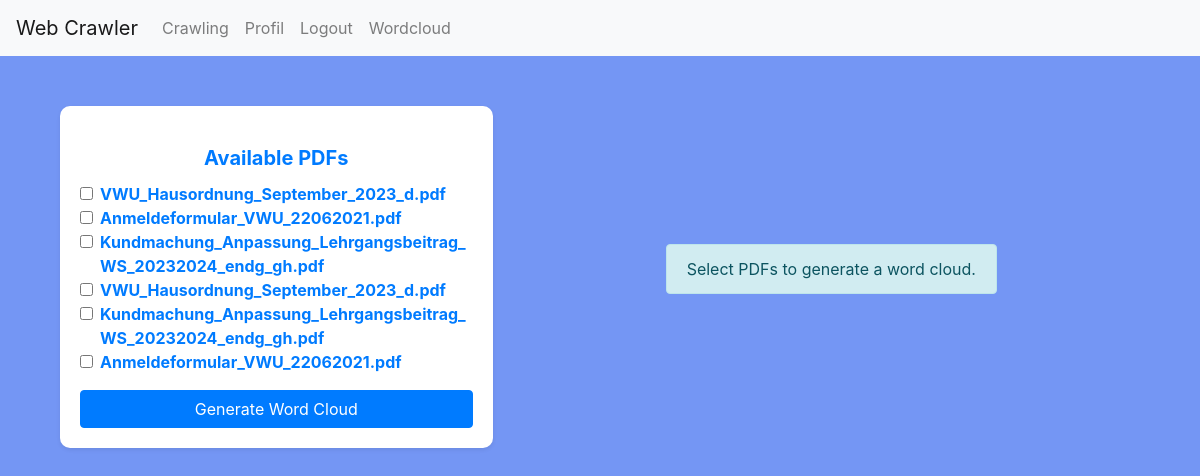
/wordcloud (signed in), run on the app's committed database.
### app/models.py (models this page shows, shortened)
class CrawlData(db.Model):
    id = db.Column(db.Integer, primary_key=True)
    user_id = db.Column(db.Integer, db.ForeignKey('user.id'), nullable=False)
    url = db.Column(db.String(512), nullable=False)
    crawl_date = db.Column(db.DateTime, default=datetime.utcnow)
    pdf_links = db.Column(db.Text)  # Stores PDF links as comma-separated strings
    pdf_paths = db.Column(db.Text)  # Add this line to store the paths to PDF files
    word_stats = db.Column(db.Text)

### app/routes.py (the view, shortened to what this page needs)
@app.route('/wordcloud', methods=['GET', 'POST'])
@login_required
def wordcloud():
    crawl_records = CrawlData.query.filter_by(user_id=current_user.id).order_by(CrawlData.crawl_date.desc()).all()
    for record in crawl_records:
        word_stats_list = []
        for stat in record.word_stats.split(';'):
            if '|' in stat:
                pdf_url, word_counts = stat.split('|', 1)
                word_count_pairs = word_counts.split(',')
                word_counts_dict = {}
                for word_count in word_count_pairs:
                    parts = word_count.split(':')
                    if len(parts) == 2:
                        word, count = parts
                        try:
                            word_counts_dict[word] = int(count)
                        except ValueError:
                            continue
                max_word, max_count = None, 0
                for word, count in word_counts_dict.items():
                    if count > max_count:
                        max_word, max_count = word, count
                word_stats_list.append({
                    'pdf_url': pdf_url,
                    'pdf_name': pdf_url.split('/')[-1],
                    'word_counts': word_counts_dict,
                    'max_word': max_word,
                    'max_count': max_count
                })
        record.parsed_word_stats = word_stats_list
    selected_pdfs = []
    start_date = None
    end_date = None
    combined_text = ""
    alert_message = ""
    return render_template('wordcloud.html', crawl_records=crawl_records, wordcloud_image=None, selected_pdfs=selected_pdfs, start_date=start_date, end_date=end_date, alert_message=alert_message)

### app/routes.py (called while the page is built)
@login_manager.user_loader
def load_user(user_id):
    return User.query.get(int(user_id))

### app/templates/wordcloud.html (shortened to what this page needs)
{% extends "layout.html" %}
{% block content %}
<link rel="stylesheet" type="text/css" href="{{ url_for('static', filename='css/wordcloud.css') }}">
<div class="container mt-5">
    <div class="row">
        <div class="col-md-5">
            <div class="card shadow-sm">
                <div class="card-body">
                    <h3 class="card-title text-center">Available PDFs</h3>
                    <form method="POST" action="{{ url_for('wordcloud') }}">
                        <div class="form-group">
                            <div class="pdf-list" style="max-height: 600px; overflow-y: auto;">
                                {% for record in crawl_records %}
                                    {% for pdf in record.parsed_word_stats %}
                                        <div class="form-check">
                                            <input class="form-check-input" type="checkbox" name="pdfs" value="{{ pdf.pdf_name }}" id="{{ pdf.pdf_name }}" {% if pdf.pdf_name in selected_pdfs %}checked{% endif %}>
                                            <label class="form-check-label" for="{{ pdf.pdf_name }}" style="word-break: break-all;">
                                                <a href="{{ pdf.pdf_url }}" target="_blank">{{ pdf.pdf_name }}</a>
                                            </label>
                                        </div>
                                    {% endfor %}
                                {% endfor %}
                            </div>
                        </div>
                        <div class="text-center">
                            <button type="submit" class="btn btn-primary btn-block">Generate Word Cloud</button>
                        </div>
                    </form>
                </div>
            </div>
        </div>
        <div class="col-md-7 d-flex align-items-center justify-content-center">
            {% if wordcloud_image %}
                <img src="{{ wordcloud_image }}" alt="Word Cloud" class="img-fluid shadow-lg">
            {% else %}
                <div class="alert alert-info text-center" role="alert">
                    Select PDFs to generate a word cloud.
                </div>
            {% endif %}
        </div>
    </div>
</div>
{% endblock %}

### app/static/css/styles.css (style rules this page uses)
body { background-color: #7496f4; }
.card { border: none; border-radius: 10px; }
.card-body { padding: 20px; }
.card-title { font-size: 1.25rem; font-weight: bold; }
.pdf-list { margin-top: 10px; width: 100%; }
body { color: #343a40; }
.container { margin-top: 50px; }
.btn-primary { background-color: #007bff; border-color: #007bff; }
h1, h3 { color: #007bff; }
h3 { margin-top: 20px; }
.form-group label { font-weight: bold; }
.alert-info { background-color: #d1ecf1; color: #0c5460; border-color: #bee5eb; }

### app/static/css/wordcloud.css (style rules this page uses)
body { background-color: #7496f4; }
.card { border: none; border-radius: 10px; }
.card-body { padding: 20px; }
.card-title { font-size: 1.25rem; font-weight: bold; }
.pdf-list { margin-top: 10px; width: 100%; }
body { color: #343a40; }
.container { margin-top: 50px; }
.btn-primary { background-color: #007bff; border-color: #007bff; }
h1, h3 { color: #007bff; }
h3 { margin-top: 20px; }
.form-group label { font-weight: bold; }
.form-check-label a { color: #007bff; text-decoration: none; }

### data on the page
CrawlData: pdf_name "VWU_Hausordnung_September_2023_d.pdf" "Anmeldeformular_VWU_22062021.pdf" "Kundmachung_Anpassung_Lehrgangsbeitrag_WS_20232024_endg_gh.pdf"
CrawlData: pdf_name "VWU_Hausordnung_September_2023_d.pdf" "Kundmachung_Anpassung_Lehrgangsbeitrag_WS_20232024_endg_gh.pdf" "Anmeldeformular_VWU_22062021.pdf"
